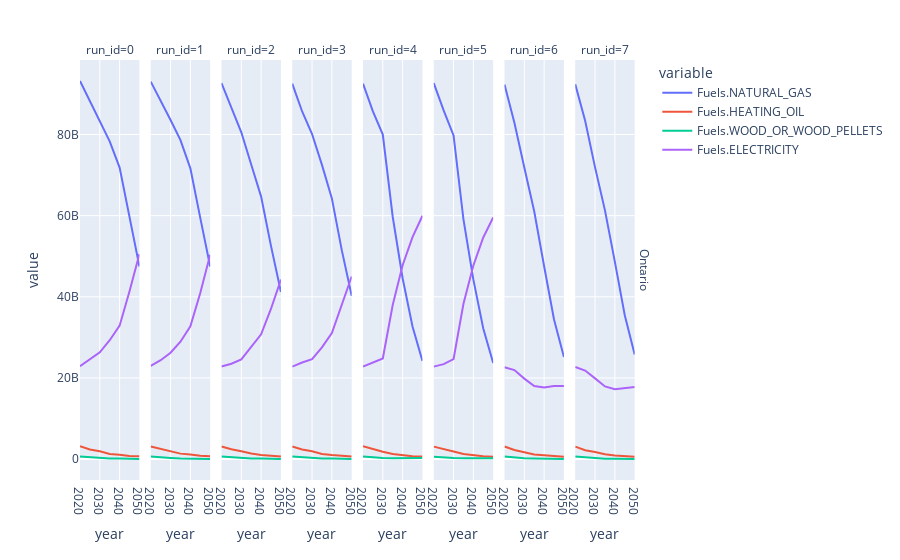

The code cell stored with this chart in its notebook:
### Code cell
import plotly.express as px
annual_demands = abm_demands.groupby(["year", "run_id","province"]).sum().reset_index().melt(id_vars=["year","run_id","province"])
annual_demands
# no effect after first change?
fig = px.line(annual_demands, x="year",y="value",color="variable", facet_col="run_id", template="plotly",facet_row="province")
def split_annotation(annot, must_contain="province"):
    if must_contain in annot.text:
        annot.text = annot.text.split("=")[-1]
fig.for_each_annotation(split_annotation)

### Figure 1 — Plotly figure (JSON) as saved in the notebook; plotly's stock layout.template omitted (floating-point values rounded to 4 significant figures)
{"data": [{"hovertemplate": "variable=Fuels.NATURAL_GAS<br>province=Ontario<br>run_id=0<br>year=%{x}<br>value=%{y}<extra></extra>", "legendgroup": "Fuels.NATURAL_GAS", "line": {"color": "#636efa", "dash": "solid"}, "marker": {"symbol": "circle"}, "mode": "lines", "name": "Fuels.NATURAL_GAS", "orientation": "h", "showlegend": true, "type": "scatter", "x": [2020, 2025, 2030, 2035, 2040, 2045, 2050], "xaxis": "x", "y": [93190000000.0, 88350000000.0, 83470000000.0, 78330000000.0, 71850000000.0, 59290000000.0, 47460000000.0], "yaxis": "y"}, {"hovertemplate": "variable=Fuels.NATURAL_GAS<br>province=Ontario<br>run_id=1<br>year=%{x}<br>value=%{y}<extra></extra>", "legendgroup": "Fuels.NATURAL_GAS", "line": {"color": "#636efa", "dash": "solid"}, "marker": {"symbol": "circle"}, "mode": "lines", "name": "Fuels.NATURAL_GAS", "orientation": "h", "showlegend": false, "type": "scatter", "x": [2020, 2025, 2030, 2035, 2040, 2045, 2050], "xaxis": "x2", "y": [93040000000.0, 88480000000.0, 83560000000.0, 78620000000.0, 71670000000.0, 59470000000.0, 47470000000.0], "yaxis": "y2"}, {"hovertemplate": "variable=Fuels.NATURAL_GAS<br>province=Ontario<br>run_id=2<br>year=%{x}<br>value=%{y}<extra></extra>", "legendgroup": "Fuels.NATURAL_GAS", "line": {"color": "#636efa", "dash": "solid"}, "marker": {"symbol": "circle"}, "mode": "lines", "name": "Fuels.NATURAL_GAS", "orientation": "h", "showlegend": false, "type": "scatter", "x": [2020, 2025, 2030, 2035, 2040, 2045, 2050], "xaxis": "x3", "y": [92680000000.0, 86520000000.0, 80560000000.0, 72610000000.0, 64700000000.0, 52500000000.0, 41200000000.0], "yaxis": "y3"}, {"hovertemplate": "variable=Fuels.NATURAL_GAS<br>province=Ontario<br>run_id=3<br>year=%{x}<br>value=%{y}<extra></extra>", "legendgroup": "Fuels.NATURAL_GAS", "line": {"color": "#636efa", "dash": "solid"}, "marker": {"symbol": "circle"}, "mode": "lines", "name": "Fuels.NATURAL_GAS", "orientation": "h", "showlegend": false, "type": "scatter", "x": [2020, 2025, 2030, 2035, 2040, 2045, 2050], "xaxis": "x4", "y": [92540000000.0, 85680000000.0, 80120000000.0, 72518660235, 64260000000.0, 51500000000.0, 40260000000.0], "yaxis": "y4"}, {"hovertemplate": "variable=Fuels.NATURAL_GAS<br>province=Ontario<br>run_id=4<br>year=%{x}<br>value=%{y}<extra></extra>", "legendgroup": "Fuels.NATURAL_GAS", "line": {"color": "#636efa", "dash": "solid"}, "marker": {"symbol": "circle"}, "mode": "lines", "name": "Fuels.NATURAL_GAS", "orientation": "h", "showlegend": false, "type": "scatter", "x": [2020, 2025, 2030, 2035, 2040, 2045, 2050], "xaxis": "x5", "y": [92540000000.0, 85690000000.0, 80000000000.0, 59740000000.0, 44580000000.0, 32710000000.0, 24220000000.0], "yaxis": "y5"}, {"hovertemplate": "variable=Fuels.NATURAL_GAS<br>province=Ontario<br>run_id=5<br>year=%{x}<br>value=%{y}<extra></extra>", "legendgroup": "Fuels.NATURAL_GAS", "line": {"color": "#636efa", "dash": "solid"}, "marker": {"symbol": "circle"}, "mode": "lines", "name": "Fuels.NATURAL_GAS", "orientation": "h", "showlegend": false, "type": "scatter", "x": [2020, 2025, 2030, 2035, 2040, 2045, 2050], "xaxis": "x6", "y": [92680000000.0, 85940000000.0, 79770000000.0, 59090000000.0, 44240000000.0, 32180000000.0, 23690000000.0], "yaxis": "y6"}, {"hovertemplate": "variable=Fuels.NATURAL_GAS<br>province=Ontario<br>run_id=6<br>year=%{x}<br>value=%{y}<extra></extra>", "legendgroup": "Fuels.NATURAL_GAS", "line": {"color": "#636efa", "dash": "solid"}, "marker": {"symbol": "circle"}, "mode": "lines", "name": "Fuels.NATURAL_GAS", "orientation": "h", "showlegend": false, "type": "scatter", "x": [2020, 2025, 2030, 2035, 2040, 2045, 2050], "xaxis": "x7", "y": [92330000000.0, 82890000000.0, 71880000000.0, 61101634366, 47536227458, 34420000000.0, 25150000000.0], "yaxis": "y7"}, {"hovertemplate": "variable=Fuels.NATURAL_GAS<br>province=Ontario<br>run_id=7<br>year=%{x}<br>value=%{y}<extra></extra>", "legendgroup": "Fuels.NATURAL_GAS", "line": {"color": "#636efa", "dash": "solid"}, "marker": {"symbol": "circle"}, "mode": "lines", "name": "Fuels.NATURAL_GAS", "orientation": "h", "showlegend": false, "type": "scatter", "x": [2020, 2025, 2030, 2035, 2040, 2045, 2050], "xaxis": "x8", "y": [92380000000.0, 83390000000.0, 71900000000.0, 61310000000.0, 48620000000.0, 35440000000.0, 25790000000.0], "yaxis": "y8"}, {"hovertemplate": "variable=Fuels.HEATING_OIL<br>province=Ontario<br>run_id=0<br>year=%{x}<br>value=%{y}<extra></extra>", "legendgroup": "Fuels.HEATING_OIL", "line": {"color": "#EF553B", "dash": "solid"}, "marker": {"symbol": "circle"}, "mode": "lines", "name": "Fuels.HEATING_OIL", "orientation": "h", "showlegend": true, "type": "scatter", "x": [2020, 2025, 2030, 2035, 2040, 2045, 2050], "xaxis": "x", "y": [3171000000.0, 2371000000.0, 1926000000.0, 1265000000.0, 1075000000.0, 790800000.0, 694500000.0], "yaxis": "y"}, {"hovertemplate": "variable=Fuels.HEATING_OIL<br>province=Ontario<br>run_id=1<br>year=%{x}<br>value=%{y}<extra></extra>", "legendgroup": "Fuels.HEATING_OIL", "line": {"color": "#EF553B", "dash": "solid"}, "marker": {"symbol": "circle"}, "mode": "lines", "name": "Fuels.HEATING_OIL", "orientation": "h", "showlegend": false, "type": "scatter", "x": [2020, 2025, 2030, 2035, 2040, 2045, 2050], "xaxis": "x2", "y": [3117000000.0, 2533000000.0, 1980000000.0, 1351000000.0, 1124000000.0, 807600000.0, 707300000.0], "yaxis": "y2"}, {"hovertemplate": "variable=Fuels.HEATING_OIL<br>province=Ontario<br>run_id=2<br>year=%{x}<br>value=%{y}<extra></extra>", "legendgroup": "Fuels.HEATING_OIL", "line": {"color": "#EF553B", "dash": "solid"}, "marker": {"symbol": "circle"}, "mode": "lines", "name": "Fuels.HEATING_OIL", "orientation": "h", "showlegend": false, "type": "scatter", "x": [2020, 2025, 2030, 2035, 2040, 2045, 2050], "xaxis": "x3", "y": [3128000000.0, 2433000000.0, 1948000000.0, 1361000000.0, 1028000000.0, 741700000.0, 625000000.0], "yaxis": "y3"}, {"hovertemplate": "variable=Fuels.HEATING_OIL<br>province=Ontario<br>run_id=3<br>year=%{x}<br>value=%{y}<extra></extra>", "legendgroup": "Fuels.HEATING_OIL", "line": {"color": "#EF553B", "dash": "solid"}, "marker": {"symbol": "circle"}, "mode": "lines", "name": "Fuels.HEATING_OIL", "orientation": "h", "showlegend": false, "type": "scatter", "x": [2020, 2025, 2030, 2035, 2040, 2045, 2050], "xaxis": "x4", "y": [3120000000.0, 2387000000.0, 1915000000.0, 1274000000.0, 993100000.0, 747900000.0, 627900000.0], "yaxis": "y4"}, {"hovertemplate": "variable=Fuels.HEATING_OIL<br>province=Ontario<br>run_id=4<br>year=%{x}<br>value=%{y}<extra></extra>", "legendgroup": "Fuels.HEATING_OIL", "line": {"color": "#EF553B", "dash": "solid"}, "marker": {"symbol": "circle"}, "mode": "lines", "name": "Fuels.HEATING_OIL", "orientation": "h", "showlegend": false, "type": "scatter", "x": [2020, 2025, 2030, 2035, 2040, 2045, 2050], "xaxis": "x5", "y": [3171000000.0, 2440000000.0, 1826000000.0, 1249000000.0, 996500000.0, 706000000.0, 648600000.0], "yaxis": "y5"}, {"hovertemplate": "variable=Fuels.HEATING_OIL<br>province=Ontario<br>run_id=5<br>year=%{x}<br>value=%{y}<extra></extra>", "legendgroup": "Fuels.HEATING_OIL", "line": {"color": "#EF553B", "dash": "solid"}, "marker": {"symbol": "circle"}, "mode": "lines", "name": "Fuels.HEATING_OIL", "orientation": "h", "showlegend": false, "type": "scatter", "x": [2020, 2025, 2030, 2035, 2040, 2045, 2050], "xaxis": "x6", "y": [3079000000.0, 2400000000.0, 1861000000.0, 1239000000.0, 983000000.0, 677200000.0, 609600000.0], "yaxis": "y6"}, {"hovertemplate": "variable=Fuels.HEATING_OIL<br>province=Ontario<br>run_id=6<br>year=%{x}<br>value=%{y}<extra></extra>", "legendgroup": "Fuels.HEATING_OIL", "line": {"color": "#EF553B", "dash": "solid"}, "marker": {"symbol": "circle"}, "mode": "lines", "name": "Fuels.HEATING_OIL", "orientation": "h", "showlegend": false, "type": "scatter", "x": [2020, 2025, 2030, 2035, 2040, 2045, 2050], "xaxis": "x7", "y": [3100000000.0, 2232000000.0, 1696000000.0, 1129000000.0, 936100000.0, 661900000.0, 563700000.0], "yaxis": "y7"}, {"hovertemplate": "variable=Fuels.HEATING_OIL<br>province=Ontario<br>run_id=7<br>year=%{x}<br>value=%{y}<extra></extra>", "legendgroup": "Fuels.HEATING_OIL", "line": {"color": "#EF553B", "dash": "solid"}, "marker": {"symbol": "circle"}, "mode": "lines", "name": "Fuels.HEATING_OIL", "orientation": "h", "showlegend": false, "type": "scatter", "x": [2020, 2025, 2030, 2035, 2040, 2045, 2050], "xaxis": "x8", "y": [3086000000.0, 2183000000.0, 1727000000.0, 1209000000.0, 912900000.0, 676600000.0, 557000000.0], "yaxis": "y8"}, {"hovertemplate": "variable=Fuels.WOOD_OR_WOOD_PELLETS<br>province=Ontario<br>run_id=0<br>year=%{x}<br>value=%{y}<extra></extra>", "legendgroup": "Fuels.WOOD_OR_WOOD_PELLETS", "line": {"color": "#00cc96", "dash": "solid"}, "marker": {"symbol": "circle"}, "mode": "lines", "name": "Fuels.WOOD_OR_WOOD_PELLETS", "orientation": "h", "showlegend": true, "type": "scatter", "x": [2020, 2025, 2030, 2035, 2040, 2045, 2050], "xaxis": "x", "y": [615600000.0, 424900000.0, 274600000.0, 149200000.0, 149200000.0, 149200000.0, 53710000.0], "yaxis": "y"}, {"hovertemplate": "variable=Fuels.WOOD_OR_WOOD_PELLETS<br>province=Ontario<br>run_id=1<br>year=%{x}<br>value=%{y}<extra></extra>", "legendgroup": "Fuels.WOOD_OR_WOOD_PELLETS", "line": {"color": "#00cc96", "dash": "solid"}, "marker": {"symbol": "circle"}, "mode": "lines", "name": "Fuels.WOOD_OR_WOOD_PELLETS", "orientation": "h", "showlegend": false, "type": "scatter", "x": [2020, 2025, 2030, 2035, 2040, 2045, 2050], "xaxis": "x2", "y": [615600000.0, 391900000.0, 274600000.0, 132500000.0, 132500000.0, 132500000.0, 53710000.0], "yaxis": "y2"}, {"hovertemplate": "variable=Fuels.WOOD_OR_WOOD_PELLETS<br>province=Ontario<br>run_id=2<br>year=%{x}<br>value=%{y}<extra></extra>", "legendgroup": "Fuels.WOOD_OR_WOOD_PELLETS", "line": {"color": "#00cc96", "dash": "solid"}, "marker": {"symbol": "circle"}, "mode": "lines", "name": "Fuels.WOOD_OR_WOOD_PELLETS", "orientation": "h", "showlegend": false, "type": "scatter", "x": [2020, 2025, 2030, 2035, 2040, 2045, 2050], "xaxis": "x3", "y": [615600000.0, 406700000.0, 274600000.0, 149200000.0, 149200000.0, 149200000.0, 53710000.0], "yaxis": "y3"}, {"hovertemplate": "variable=Fuels.WOOD_OR_WOOD_PELLETS<br>province=Ontario<br>run_id=3<br>year=%{x}<br>value=%{y}<extra></extra>", "legendgroup": "Fuels.WOOD_OR_WOOD_PELLETS", "line": {"color": "#00cc96", "dash": "solid"}, "marker": {"symbol": "circle"}, "mode": "lines", "name": "Fuels.WOOD_OR_WOOD_PELLETS", "orientation": "h", "showlegend": false, "type": "scatter", "x": [2020, 2025, 2030, 2035, 2040, 2045, 2050], "xaxis": "x4", "y": [615600000.0, 424900000.0, 274600000.0, 149200000.0, 149200000.0, 138600000.0, 53710000.0], "yaxis": "y4"}, {"hovertemplate": "variable=Fuels.WOOD_OR_WOOD_PELLETS<br>province=Ontario<br>run_id=4<br>year=%{x}<br>value=%{y}<extra></extra>", "legendgroup": "Fuels.WOOD_OR_WOOD_PELLETS", "line": {"color": "#00cc96", "dash": "solid"}, "marker": {"symbol": "circle"}, "mode": "lines", "name": "Fuels.WOOD_OR_WOOD_PELLETS", "orientation": "h", "showlegend": false, "type": "scatter", "x": [2020, 2025, 2030, 2035, 2040, 2045, 2050], "xaxis": "x5", "y": [615600000.0, 424900000.0, 274600000.0, 230900000.0, 230900000.0, 255700000.0, 259100000.0], "yaxis": "y5"}, {"hovertemplate": "variable=Fuels.WOOD_OR_WOOD_PELLETS<br>province=Ontario<br>run_id=5<br>year=%{x}<br>value=%{y}<extra></extra>", "legendgroup": "Fuels.WOOD_OR_WOOD_PELLETS", "line": {"color": "#00cc96", "dash": "solid"}, "marker": {"symbol": "circle"}, "mode": "lines", "name": "Fuels.WOOD_OR_WOOD_PELLETS", "orientation": "h", "showlegend": false, "type": "scatter", "x": [2020, 2025, 2030, 2035, 2040, 2045, 2050], "xaxis": "x6", "y": [573800000.0, 363400000.0, 255000000.0, 211300000.0, 197300000.0, 249900000.0, 231600000.0], "yaxis": "y6"}, {"hovertemplate": "variable=Fuels.WOOD_OR_WOOD_PELLETS<br>province=Ontario<br>run_id=6<br>year=%{x}<br>value=%{y}<extra></extra>", "legendgroup": "Fuels.WOOD_OR_WOOD_PELLETS", "line": {"color": "#00cc96", "dash": "solid"}, "marker": {"symbol": "circle"}, "mode": "lines", "name": "Fuels.WOOD_OR_WOOD_PELLETS", "orientation": "h", "showlegend": false, "type": "scatter", "x": [2020, 2025, 2030, 2035, 2040, 2045, 2050], "xaxis": "x7", "y": [615600000.0, 373500000.0, 196900000.0, 122900000.0, 122900000.0, 86370000.0, 27340000.0], "yaxis": "y7"}, {"hovertemplate": "variable=Fuels.WOOD_OR_WOOD_PELLETS<br>province=Ontario<br>run_id=7<br>year=%{x}<br>value=%{y}<extra></extra>", "legendgroup": "Fuels.WOOD_OR_WOOD_PELLETS", "line": {"color": "#00cc96", "dash": "solid"}, "marker": {"symbol": "circle"}, "mode": "lines", "name": "Fuels.WOOD_OR_WOOD_PELLETS", "orientation": "h", "showlegend": false, "type": "scatter", "x": [2020, 2025, 2030, 2035, 2040, 2045, 2050], "xaxis": "x8", "y": [615600000.0, 406900000.0, 239700000.0, 114300000.0, 114300000.0, 114300000.0, 53710000.0], "yaxis": "y8"}, {"hovertemplate": "variable=Fuels.ELECTRICITY<br>province=Ontario<br>run_id=0<br>year=%{x}<br>value=%{y}<extra></extra>", "legendgroup": "Fuels.ELECTRICITY", "line": {"color": "#ab63fa", "dash": "solid"}, "marker": {"symbol": "circle"}, "mode": "lines", "name": "Fuels.ELECTRICITY", "orientation": "h", "showlegend": true, "type": "scatter", "x": [2020, 2025, 2030, 2035, 2040, 2045, 2050], "xaxis": "x", "y": [22880000000.0, 24600000000.0, 26330000000.0, 29290000000.0, 32890000000.0, 41360000000.0, 50540000000.0], "yaxis": "y"}, {"hovertemplate": "variable=Fuels.ELECTRICITY<br>province=Ontario<br>run_id=1<br>year=%{x}<br>value=%{y}<extra></extra>", "legendgroup": "Fuels.ELECTRICITY", "line": {"color": "#ab63fa", "dash": "solid"}, "marker": {"symbol": "circle"}, "mode": "lines", "name": "Fuels.ELECTRICITY", "orientation": "h", "showlegend": false, "type": "scatter", "x": [2020, 2025, 2030, 2035, 2040, 2045, 2050], "xaxis": "x2", "y": [23000000000.0, 24380000000.0, 26210000000.0, 28930000000.0, 32750000000.0, 40950000000.0, 50350000000.0], "yaxis": "y2"}, {"hovertemplate": "variable=Fuels.ELECTRICITY<br>province=Ontario<br>run_id=2<br>year=%{x}<br>value=%{y}<extra></extra>", "legendgroup": "Fuels.ELECTRICITY", "line": {"color": "#ab63fa", "dash": "solid"}, "marker": {"symbol": "circle"}, "mode": "lines", "name": "Fuels.ELECTRICITY", "orientation": "h", "showlegend": false, "type": "scatter", "x": [2020, 2025, 2030, 2035, 2040, 2045, 2050], "xaxis": "x3", "y": [22840000000.0, 23490000000.0, 24560000000.0, 27610000000.0, 30750000000.0, 37060000000.0, 44260000000.0], "yaxis": "y3"}, {"hovertemplate": "variable=Fuels.ELECTRICITY<br>province=Ontario<br>run_id=3<br>year=%{x}<br>value=%{y}<extra></extra>", "legendgroup": "Fuels.ELECTRICITY", "line": {"color": "#ab63fa", "dash": "solid"}, "marker": {"symbol": "circle"}, "mode": "lines", "name": "Fuels.ELECTRICITY", "orientation": "h", "showlegend": false, "type": "scatter", "x": [2020, 2025, 2030, 2035, 2040, 2045, 2050], "xaxis": "x4", "y": [22780000000.0, 23810000000.0, 24640000000.0, 27560000000.0, 31070000000.0, 37830000000.0, 45010000000.0], "yaxis": "y4"}, {"hovertemplate": "variable=Fuels.ELECTRICITY<br>province=Ontario<br>run_id=4<br>year=%{x}<br>value=%{y}<extra></extra>", "legendgroup": "Fuels.ELECTRICITY", "line": {"color": "#ab63fa", "dash": "solid"}, "marker": {"symbol": "circle"}, "mode": "lines", "name": "Fuels.ELECTRICITY", "orientation": "h", "showlegend": false, "type": "scatter", "x": [2020, 2025, 2030, 2035, 2040, 2045, 2050], "xaxis": "x5", "y": [22830000000.0, 23850000000.0, 24810000000.0, 37960000000.0, 47800000000.0, 54710000000.0, 59980000000.0], "yaxis": "y5"}, {"hovertemplate": "variable=Fuels.ELECTRICITY<br>province=Ontario<br>run_id=5<br>year=%{x}<br>value=%{y}<extra></extra>", "legendgroup": "Fuels.ELECTRICITY", "line": {"color": "#ab63fa", "dash": "solid"}, "marker": {"symbol": "circle"}, "mode": "lines", "name": "Fuels.ELECTRICITY", "orientation": "h", "showlegend": false, "type": "scatter", "x": [2020, 2025, 2030, 2035, 2040, 2045, 2050], "xaxis": "x6", "y": [22790000000.0, 23410000000.0, 24670000000.0, 38280000000.0, 47720000000.0, 54630000000.0, 59580000000.0], "yaxis": "y6"}, {"hovertemplate": "variable=Fuels.ELECTRICITY<br>province=Ontario<br>run_id=6<br>year=%{x}<br>value=%{y}<extra></extra>", "legendgroup": "Fuels.ELECTRICITY", "line": {"color": "#ab63fa", "dash": "solid"}, "marker": {"symbol": "circle"}, "mode": "lines", "name": "Fuels.ELECTRICITY", "orientation": "h", "showlegend": false, "type": "scatter", "x": [2020, 2025, 2030, 2035, 2040, 2045, 2050], "xaxis": "x7", "y": [22640000000.0, 21950000000.0, 19840000000.0, 18030000000.0, 17640000000.0, 18020000000.0, 18030000000.0], "yaxis": "y7"}, {"hovertemplate": "variable=Fuels.ELECTRICITY<br>province=Ontario<br>run_id=7<br>year=%{x}<br>value=%{y}<extra></extra>", "legendgroup": "Fuels.ELECTRICITY", "line": {"color": "#ab63fa", "dash": "solid"}, "marker": {"symbol": "circle"}, "mode": "lines", "name": "Fuels.ELECTRICITY", "orientation": "h", "showlegend": false, "type": "scatter", "x": [2020, 2025, 2030, 2035, 2040, 2045, 2050], "xaxis": "x8", "y": [22690000000.0, 21820000000.0, 19910000000.0, 17920000000.0, 17250000000.0, 17580000000.0, 17790000000.0], "yaxis": "y8"}], "layout": {"annotations": [{"font": {}, "showarrow": false, "text": "run_id=0", "x": 0.0525, "xanchor": "center", "xref": "paper", "y": 1, "yanchor": "bottom", "yref": "paper"}, {"font": {}, "showarrow": false, "text": "run_id=1", "x": 0.1775, "xanchor": "center", "xref": "paper", "y": 1, "yanchor": "bottom", "yref": "paper"}, {"font": {}, "showarrow": false, "text": "run_id=2", "x": 0.3025, "xanchor": "center", "xref": "paper", "y": 1, "yanchor": "bottom", "yref": "paper"}, {"font": {}, "showarrow": false, "text": "run_id=3", "x": 0.4275, "xanchor": "center", "xref": "paper", "y": 1, "yanchor": "bottom", "yref": "paper"}, {"font": {}, "showarrow": false, "text": "run_id=4", "x": 0.5525, "xanchor": "center", "xref": "paper", "y": 1, "yanchor": "bottom", "yref": "paper"}, {"font": {}, "showarrow": false, "text": "run_id=5", "x": 0.6775, "xanchor": "center", "xref": "paper", "y": 1, "yanchor": "bottom", "yref": "paper"}, {"font": {}, "showarrow": false, "text": "run_id=6", "x": 0.8025, "xanchor": "center", "xref": "paper", "y": 1, "yanchor": "bottom", "yref": "paper"}, {"font": {}, "showarrow": false, "text": "run_id=7", "x": 0.9275, "xanchor": "center", "xref": "paper", "y": 1, "yanchor": "bottom", "yref": "paper"}, {"font": {}, "showarrow": false, "text": "Ontario", "textangle": 90, "x": 0.98, "xanchor": "left", "xref": "paper", "y": 0.5, "yanchor": "middle", "yref": "paper"}], "legend": {"title": {"text": "variable"}, "tracegroupgap": 0}, "margin": {"t": 60}, "xaxis": {"anchor": "y", "domain": [0, 0.105], "title": {"text": "year"}}, "xaxis2": {"anchor": "y2", "domain": [0.125, 0.23], "matches": "x", "title": {"text": "year"}}, "xaxis3": {"anchor": "y3", "domain": [0.25, 0.355], "matches": "x", "title": {"text": "year"}}, "xaxis4": {"anchor": "y4", "domain": [0.375, 0.48], "matches": "x", "title": {"text": "year"}}, "xaxis5": {"anchor": "y5", "domain": [0.5, 0.605], "matches": "x", "title": {"text": "year"}}, "xaxis6": {"anchor": "y6", "domain": [0.625, 0.73], "matches": "x", "title": {"text": "year"}}, "xaxis7": {"anchor": "y7", "domain": [0.75, 0.855], "matches": "x", "title": {"text": "year"}}, "xaxis8": {"anchor": "y8", "domain": [0.875, 0.98], "matches": "x", "title": {"text": "year"}}, "yaxis": {"anchor": "x", "domain": [0, 1], "title": {"text": "value"}}, "yaxis2": {"anchor": "x2", "domain": [0, 1], "matches": "y", "showticklabels": false}, "yaxis3": {"anchor": "x3", "domain": [0, 1], "matches": "y", "showticklabels": false}, "yaxis4": {"anchor": "x4", "domain": [0, 1], "matches": "y", "showticklabels": false}, "yaxis5": {"anchor": "x5", "domain": [0, 1], "matches": "y", "showticklabels": false}, "yaxis6": {"anchor": "x6", "domain": [0, 1], "matches": "y", "showticklabels": false}, "yaxis7": {"anchor": "x7", "domain": [0, 1], "matches": "y", "showticklabels": false}, "yaxis8": {"anchor": "x8", "domain": [0, 1], "matches": "y", "showticklabels": false}}}
